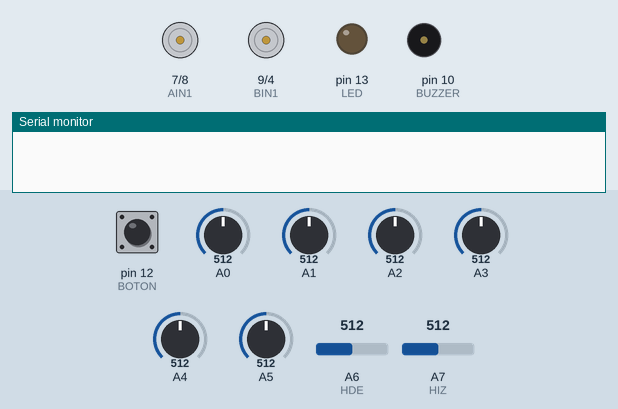
Bench run of a sketch on a simulated Arduino Nano, built with avr-gcc and run on an emulated ATmega328P. On the bench: motor-driver pin pairs drawn as motors (green arrow = first pin HIGH = forward, orange = second pin HIGH = backward, longer = more drive, scaled by the enable pin), output pins drawn as LEDs (lit = HIGH), buzzer (waves = sounding), the last lines printed to the serial monitor. Inputs (shaded band) come from the test bench; at power-on: pin 12 (BOTON) LOW, A0 = 512, A1 = 512, A2 = 512, A3 = 512, A4 = 512, A5 = 512, A6 (HDE) = 512, A7 (HIZ) = 512.

Above: at 0.8 s.
0.9 s: pin 12 (BOTON) pulled HIGH for 0.15 s
At 1.3 s:
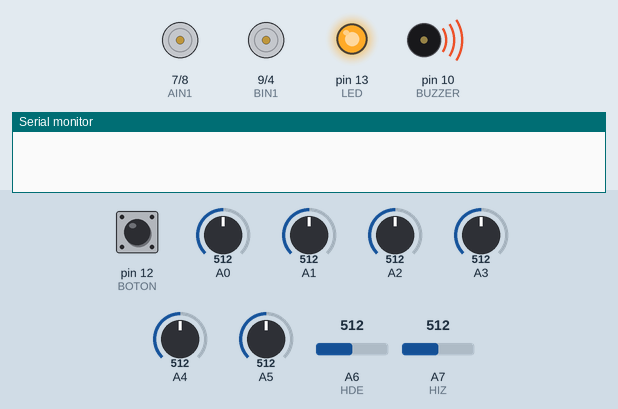
At 2.6 s:
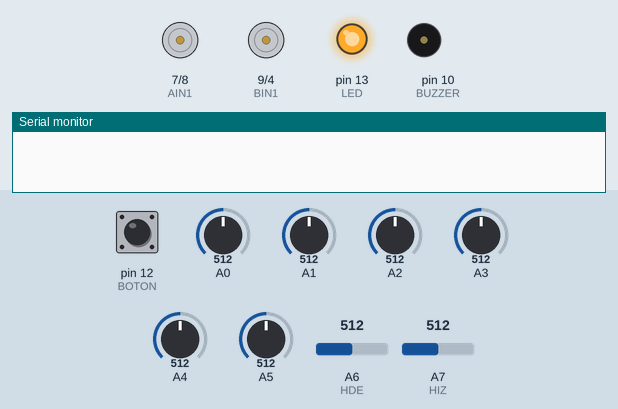
4.0 s: pin 12 (BOTON) pulled HIGH for 3.2 s
At 6.3 s:
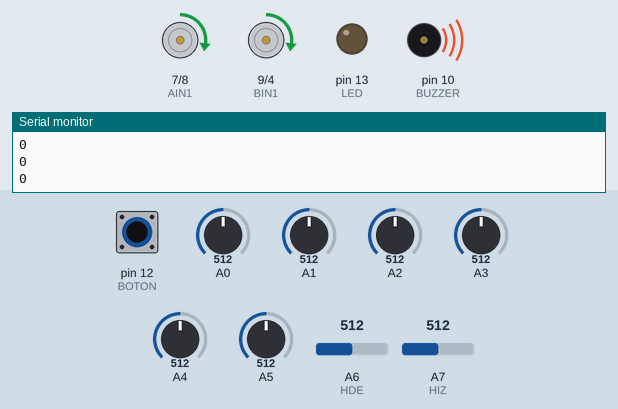
Timing chart, 0 to 8.9 s (numbered marks = the images above; inputs shaded):
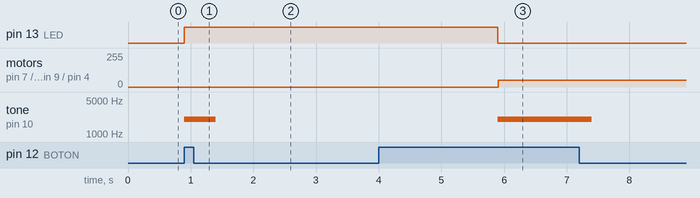

The sketch:

salvavidas_NO_TOCAR_.ino
```cpp
#include <QTRSensors.h>

//Mapeo de pines
#define AIN1 7
#define AIN2 8
#define PWMA 6

#define BIN1 9
#define BIN2 4
#define PWMB 5
#define BUZZER 10
#define LED 13
#define BOTON 12
//Esto ir modificandolo para ver el rendimiento
int proportional = 0; // proporcional
int derivative = 0; // derivada
int last_proportional;
int integrative = 0; //integral
int error2 = 0;
int error3 = 0;
int error4 = 0;
int error5 = 0;
int error6 = 0;
#define NUM_SENSORS 6

#define EMITTER_PIN 11
QTRSensors qtr;
const uint8_t SensorCount = NUM_SENSORS;
unsigned int sensorValues[NUM_SENSORS];

//geo
#define HIZ A7
#define HDE A6

//contador de hitos
int geo = 0;
int geo1 = 0, geo2 = 0, geo3 = 0, geo4 = 0, geo5 = 0;
int CHiz;
int CHde;
int umbral = 500;
int fin = 0;
//control de ruedas
int ref = 0;

void Motorde(int value) {
  if ( value >= 0 ) {
    digitalWrite(BIN1, HIGH);
    digitalWrite(BIN2, LOW);
  } else {
    digitalWrite(BIN1, LOW);
    digitalWrite(BIN2, HIGH);
    value *= -1;
  }
  analogWrite(PWMB, value);
}
// FunciÃ³n accionamiento motor derecho
void Motoriz(int value) {
  if ( value >= 0 ) {
    digitalWrite(AIN1, HIGH);
    digitalWrite(AIN2, LOW);
  } else {
    digitalWrite(AIN1, LOW);
    digitalWrite(AIN2, HIGH);
    value *= -1;
  }
  analogWrite(PWMA, value);
}

//Accionamiento de motores
void Motor(int left, int righ) {
  Motoriz(left);
  Motorde(righ);
}
void setup() {
  pinMode(LED   , OUTPUT);
  pinMode(BIN2  , OUTPUT);
  pinMode(BIN1  , OUTPUT);
  pinMode(PWMB  , OUTPUT);
  pinMode(AIN1  , OUTPUT);
  pinMode(AIN2  , OUTPUT);
  pinMode(PWMA  , OUTPUT);
  pinMode(BOTON, INPUT);
  pinMode(BUZZER, OUTPUT);
  pinMode(HIZ, INPUT);
  pinMode(HDE, INPUT);
  qtr.setTypeAnalog();
  qtr.setSensorPins((const uint8_t[]){A5, A4, A3, A2, A1, A0}, SensorCount);
  qtr.setEmitterPin(EMITTER_PIN);
  while (digitalRead(BOTON) == 0); // Se sale del bucle cuando se aprieta el botón
  tone(BUZZER, 2000, 500);
  for ( int i = 0; i < 200; i++) {
    digitalWrite(LED, HIGH);
    qtr.calibrate();
    digitalWrite(LED, LOW);
  }

  tone(BUZZER, 2000, 1500);

  while (true) {
    if (digitalRead(BOTON) == 1) {
      break;
    }
  }
  Serial.begin(9600);
}

void loop() {
  siguelineas(0.4,0.15,70,50,150);
  hitos();
}

void siguelineas(float KP,float KI, float KD,int vel_base,int lim){
  int posicion = qtr.readLineWhite(sensorValues);
  posicion = map(posicion, 0, 5000, -255, 255);
  Serial.println(posicion);

  //PID
  proportional = posicion - ref;
  derivative = proportional - last_proportional;
  integrative = last_proportional + error2 + error3 + error4 + error5 + error6;
  last_proportional = proportional;
  //Lo encuadrado eliminarlo si no se usa el integral
  //-------------------------------------//
  error6 = error5;                       //
  error5 = error4;                       //
  error4 = error3;                       //
  error3 = error2;                       //
  error2 = last_proportional;            //
  //-------------------------------------//
  int power_difference = (proportional * KP) + (derivative * KD) + (integrative * KI);//El (integrative*KI) es el elemento integral
  if (power_difference > lim)
    power_difference = lim;
  else if (power_difference < -lim)
    power_difference = -lim;

    Motor(vel_base + power_difference, vel_base -  power_difference);
}
void hitos() {
  int Hiz = analogRead(HIZ);
  int Hde = analogRead(HDE);

  if (Hiz < umbral) {
    Hiz = 1;
  } else {
    Hiz = 0;
  }

  if (Hde < umbral) {
    Hde = 1;
  } else {
    Hde = 0;
  }

  if (Hiz == 0 && Hde == 0) {
    geo = 0;
  }
  if (Hiz == 1 && Hde == 0) {
    geo = 1;
  }
  if (Hiz == 0 && Hde == 1) {
    geo = 2;
  }
  if (Hiz == 1 && Hde == 1) {
    geo = 3;
  }

  if (geo1 != geo) {
    if (geo == 0 && geo1 == 1 && geo2 == 0) {
      tone(BUZZER, 1000, 100);
       //funcionHitoIz();
    }
    if (geo == 0 && geo1 == 2 && geo2 == 0) {

      fin++;
      funcionHitoDe();
    }
    if (geo == 0 && ((geo1 == 3) || (geo2 == 3) || (geo3 == 3))) {

      funcionCruce();
    }
    geo5 = geo4;
    geo4 = geo3;
    geo3 = geo2;
    geo2 = geo1;
    geo1 = geo;
  }
}

void funcionCruce() {
  Serial.println("Intersection");
  tone(BUZZER, 2000, 500);
}

void funcionHitoDe() {

  tone(BUZZER, 2000, 5000);
  if (fin >= 2) {
    Motor(0, 0);
    tone(BUZZER, 1319 / 2, 100);
    delay(117);
    tone(BUZZER, 1319 / 2 , 100);
    delay(333);
    tone(BUZZER, 1319 / 2, 100);
    delay(334);
    tone(BUZZER, 1047 / 2, 100);
    delay(117);
    tone(BUZZER, 1319 / 2 , 100);
    delay(334);
    tone(BUZZER, 1564 / 2 , 100);
    delay(600);
    tone(BUZZER, 784 / 2, 100);
    while (true);
  }
}
```

Measured:
- after the input at 0.9 s, pin 13 (LED): LOW → HIGH at once; tone on pin 10 (BUZZER): silent → 2000 Hz at once, → silent 0.50 s later
- after the input at 4.0 s, motor on pin 7 (AIN1) / pin 8 (AIN2), motor on pin 9 (BIN1) / pin 4 (BIN2): stopped → forward 50/255 after 1.9 s
